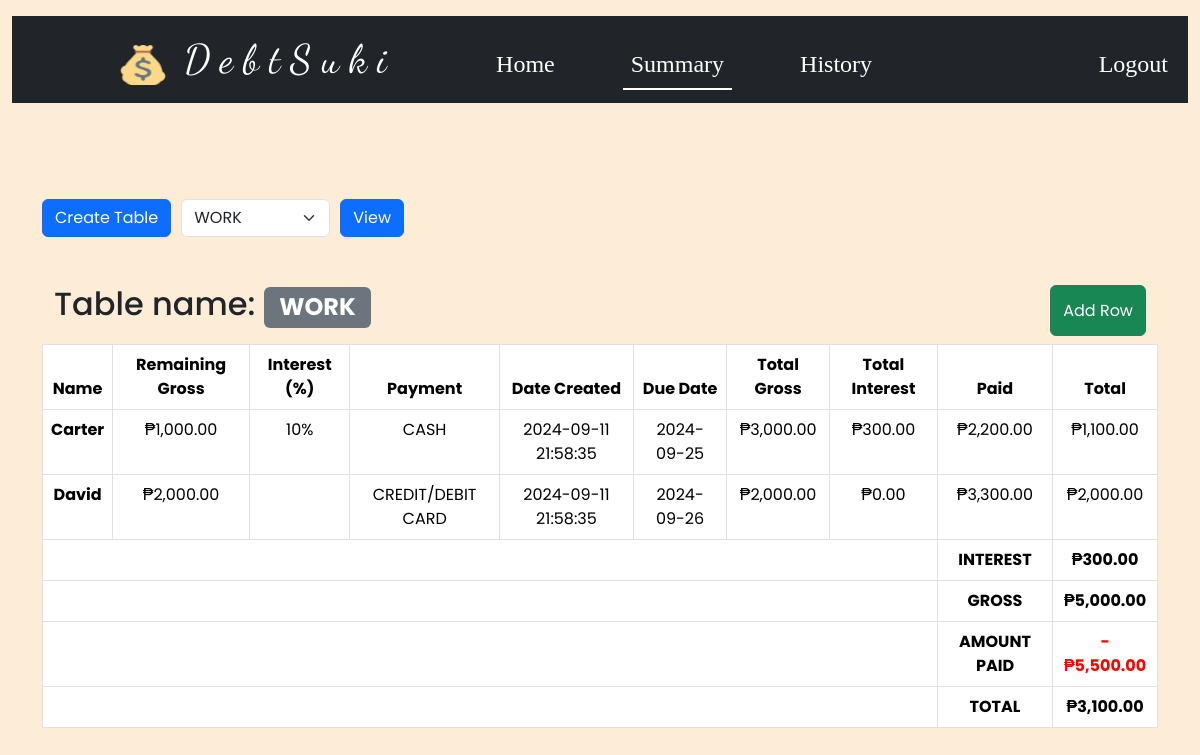
Screenshot of /summaryHome/WORK (signed in) with the database file from the repository.
### tables this page shows
CREATE TABLE table_summary (id INTEGER PRIMARY KEY AUTOINCREMENT NOT NULL, user_id INTEGER NOT NULL, table_name TEXT NOT NULL, name TEXT NOT NULL, gross REAL NOT NULL, interest REAL NOT NULL, interest_rate REAL NOT NULL, total_amount REAL NOT NULL, payment TEXT NOT NULL, date DATETIME NOT NULL, due_date DATETIME NOT NULL, amount_paid REAL, total_gross REAL NOT NULL, total_interest REAL NOT NULL);

### app.py (the view)
@app.route('/summaryHome/<table_name>')
@login_required
def summaryHome(table_name):
    user_id = session["user_id"]
    table_data_db = db.execute("SELECT * FROM table_summary WHERE user_id = ? AND table_name = ?", user_id, table_name)
    table_total_db = db.execute("SELECT SUM(total_amount) as total FROM table_summary WHERE user_id = ? AND table_name = ?", user_id, table_name)
    check_table_db = db.execute("SELECT * FROM table_summary WHERE user_id = ? GROUP BY table_name", user_id)
    total_gross_db = db.execute("SELECT SUM(total_gross) as total_gross FROM table_summary WHERE user_id = ? AND table_name = ?", user_id, table_name)
    total_interest_db = db.execute("SELECT SUM(total_interest) as total_interest FROM table_summary WHERE user_id = ? AND table_name = ?", user_id, table_name)
    total_amount_paid_db = db.execute("SELECT SUM(amount_paid) as amount_paid FROM table_summary WHERE user_id = ? AND table_name = ?", user_id, table_name)
    if not total_amount_paid_db[0]["amount_paid"]:
        total_amount_paid = 0
    else:
        total_amount_paid = total_amount_paid_db[0]["amount_paid"]
    if table_total_db[0]["total"]:
        total = table_total_db[0]["total"]
    else:
        total = 0
    total_gross = total_gross_db[0]["total_gross"]
    total_interest = total_interest_db[0]["total_interest"]
    return render_template("summaryHome.html", payments=PAYMENT_METHOD, table_data=table_data_db, total=total, tables=check_table_db, total_interest=total_interest, total_gross=total_gross, paid=total_amount_paid, selected_table=table_name, php=php, int=int)

### app.py (called while the page is built)
@app.after_request
def after_request(response):
    response.headers["Cache-Control"] = "no-cache, no-store, must-revalidate"
    response.headers["Expires"] = 0
    response.headers["Pragma"] = "no-cache"
    return response

### helpers.py (called while the page is built)
def login_required(f):
    @wraps(f)
    def decorated_function(*args, **kwargs):
        if session.get("user_id") is None:
            return redirect("/login")
        return f(*args, **kwargs)
    return decorated_function

def php(value):
    return f"₱{value:,.2f}"

### templates/summaryHome.html (shortened to what this page needs)
{% extends "layout.html" %}
{% block main %}
    <div class="summary-features">
        <button id="createTableBtn" class="btn btn-primary">Create Table</button>
        <form action="/summary" method="post">
            <div class="summary-row">
                <div class="summary-col">
                    <select name="table-name" class="form-select w-auto" required>
                        {% for table in tables %}
                            <option value="{{ table.table_name }}" {% if table.table_name == selected_table %}selected{% endif %}>{{ table.table_name }}</option>
                        {% endfor %}
                    </select>
                </div>
                <div class="summary-col">
                    <button class="btn btn-primary ml-3">View</button>
                </div>
            </div>
        </form>
    </div>
    <div class="container d-flex justify-content-between mt-5 mb-2">
        <h2>Table name: <span class="badge text-bg-secondary">{{ selected_table }}</span></h2>
        <div class="d-flex">
            <button class="btn btn-success w-auto" type="button" onclick="tableNewRow()">Add Row</button>
        </div>
    </div>
    <div class="table-responsive">
        <table class="table table-bordered table-hover">
            <thead>
                <tr>
                    <th scope="col">Name</th>
                    <th scope="col">Remaining Gross</th>
                    <th scope="col">Interest (%)</th>
                    <th scope="col">Payment</th>
                    <th scope="col">Date Created</th>
                    <th scope="col">Due Date</th>
                    <th scope="col">Total Gross</th>
                    <th scope="col">Total Interest</th>
                    <th scope="col">Paid</th>
                    <th scope="col">Total</th>
                </tr>
            </thead>
            <tbody id="tableAddRow" data-table-name="{{ selected_table }}">
                {% for table in table_data %}
                    <tr onclick="showBtnRow('{{ table.id }}')" class="{% if int(table.total_amount) == 0 %}table-success{% endif %}" style="cursor: pointer;">
                        <td><a href="/history/{{ table.id }}/{{ table.name }}/{{ table.table_name }}" style="text-decoration:none;font-weight:bold;text-transform:capitalize;color:black;">{{ table.name }}</a></td>
                        <td>{{ php(table.gross) }}</td>
                        <td>{% if table.interest is not none and table.interest != '' %}{{ table.interest | float | int }}%{% endif %}</td>
                        <td>{{ table.payment }}</td>
                        <td>{{ table.date }}</td>
                        <td>{{ table.due_date }}</td>
                        <td>{{ php(table.total_gross) }}</td>
                        <td>{{ php(table.total_interest) }}</td>
                        <td>{% if table.amount_paid %}{{ php(table.amount_paid) }}{% endif %}</td>
                        <td>{{ php(table.total_amount) }}</td>
                    </tr>
                {% endfor %}
            </tbody>
            <tfoot>
                <tr>
                    <td colspan="8"></td>
                    <th scope="row">INTEREST</th>
                    <th scope="row">{{ php(total_interest) }}</th>
                </tr>
                <tr>
                    <td colspan="8"></td>
                    <th scope="row">GROSS</th>
                    <th scope="row">{{ php(total_gross) }}</th>
                </tr>
                <tr>
                    <td colspan="8"></td>
                    <th scope="row">AMOUNT PAID</th>
                    <th scope="row" style="color:red;font-weight:bold;">-{{ php(paid) }}</th>
                </tr>
                <tr>
                    <td colspan="8"></td>
                    <th scope="row">TOTAL</th>
                    <th scope=row>{{ php(total) }}</td>
                </tr>
            </tfoot>
        </table>
    </div>
{% endblock %}

### static/styles.css (style rules this page uses)
body { background-color: rgb(253, 236, 214); position: relative; box-sizing: border-box; font-family: "Poppins", sans-serif; }
.summary-features { display: flex; column-gap: 0.625rem; }
.summary-row { display: flex; column-gap: 0.625rem; }

### rows the page displays
table_summary: name "Carter", gross "₱1,000.00", interest "10", payment "CASH", date "2024-09-11 21:58:35", due_date "2024-09-25", total_gross "₱3,000.00", total_interest "₱300.00", amount_paid "₱2,200.00", total_amount "₱1,100.00"
table_summary: name "David", gross "₱2,000.00", payment "CREDIT/DEBIT CARD", date "2024-09-11 21:58:35", due_date "2024-09-26", total_gross "₱2,000.00", total_interest "₱0.00", amount_paid "₱3,300.00", total_amount "₱2,000.00"

### other values shown
{{ selected_table }} "WORK"
{{ php(total_interest) }} "₱300.00"
{{ php(total_gross) }} "₱5,000.00"
{{ php(paid) }} "₱5,500.00"
{{ php(total) }} "₱3,100.00"
form field table-name "WORK"
